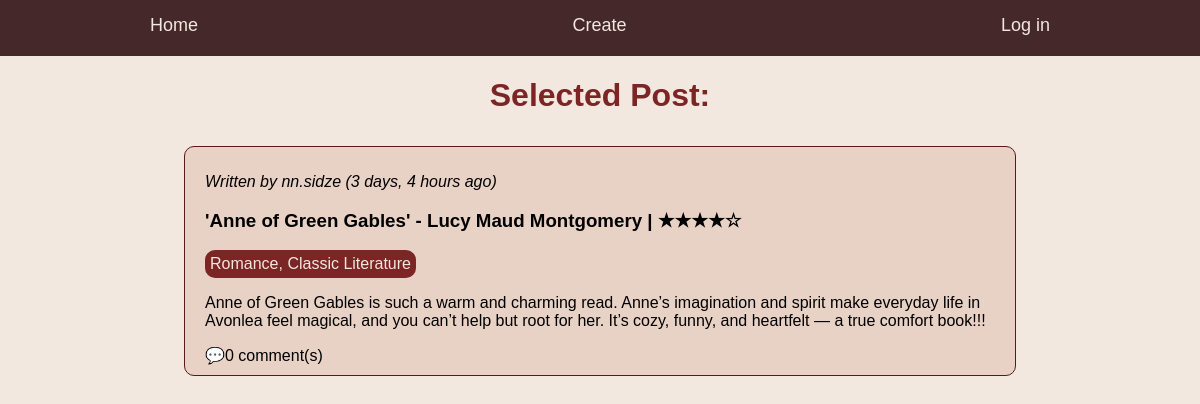
The app's page /review/12/ with its own data.
### books/models.py (models this page shows, shortened)
class Review(models.Model):
    user = models.ForeignKey(User, on_delete = models.CASCADE)
    book = models.ForeignKey(Book, on_delete = models.CASCADE)
    rating = models.IntegerField(
        default = 5,
        validators=[MinValueValidator(1), MaxValueValidator(5)]
    )
    def stars(self):
            return "★" * self.rating + "☆" * (5 - self.rating)
    content = models.TextField()
    created_at = models.DateTimeField(auto_now_add=True)
    class Meta:
        constraints =[
            models.UniqueConstraint(fields=['user', 'book'], name='unique_review_per_user_per_book')
        ]

class Book(models.Model):
    author = models.ForeignKey(Author, on_delete = models.CASCADE)
    title = models.CharField(max_length=200)
    genre = models.ManyToManyField(Genre)

class Author(models.Model):
    name = models.CharField(max_length=30)
    surname = models.CharField(max_length=30)
    def __str__(self):
        return f"{self.name} {self.surname}"

class Genre(models.Model):
    genre_name = models.CharField(max_length=30, unique = True)

### users/models.py (models this page shows)
class User(AbstractUser):
    pass

### books/views.py (the view)
# urls.py: path('review/<int:review_id>/', views.details_page, name ="details"),
def details_page(request,review_id):
    try:
        review = models.Review.objects.get(id=review_id)
    except models.Review.DoesNotExist:
        return redirect("home")
    comments = models.Comment.objects.filter(review_post= review_id)
    context = {
        "review": review,
        "comments": comments,
    }
    return render(request, "details.html", context)

### templates/details.html (shortened to what this page needs)
{% load static %}
<!DOCTYPE html>
<html lang="en">
<head>
    <link rel="stylesheet" href="{% static 'css/style.css' %}">
</head>
<body>
    <div class = "main-container sticky-header">
            <div class = "menu-items">
                <a class="menu-item" href="{% url 'home' %}">Home</a>
                <a class="menu-item" href="{% url 'create' %}">Create</a>
                    {%if request.user.is_authenticated%}
                    <form method = "POST" action="{%url 'logout'%}">
                        {%csrf_token%}
                        <button class = "logout menu-item">Log out</button>
                    </form>
                    {%else%}
                        <a href="{%url 'login'%}" class= "menu-item">Log in</a>
                    {%endif%}
            </div>
    </div>
    <div class = "greeting">
        <h1>Selected Post:</h1>
    </div>
    <div class = "posts-container ">
            <div class = "post-style">
                <p><i>Written by {{review.user.username}} ({{review.created_at|timesince}} ago)</i></p>
                <h3>'{{review.book.title}}' - {{review.book.author}} | {{review.stars}}</h3>
                    <div class = "genres">
                            <div class ="genre">
                                {% for genre in review.book.genre.all %}
                                {{ genre.genre_name }}{% if not forloop.last %}, {% endif %}
                            {% endfor %}
                            </div>
                    </div>
                <p>{{review.content}}</p>
                <span class="comments-count">💬{{review.comments.all|length}} comment(s)</span>
            </div>
    </div>
</body>
</html>

### static/css/style.css (style rules this page uses)
body { font-family:'Gill Sans', 'Gill Sans MT', Calibri, 'Trebuchet MS', sans-serif; background-color: rgb(243, 232, 223); margin: 0; padding:0; }
a { color:black; text-decoration: none; }
.main-container { position: sticky; top:0; z-index: 1000; margin:auto; background-color: rgb(69, 40, 41); }
.menu-items { padding: 15px 150px 20px 150px; display: flex; align-items: center; justify-content: space-between; }
.menu-item { font-size:18px; color: rgb(243, 232, 223); }
.greeting { color:rgb(123, 37, 37); justify-content:center; display:flex; }
.posts-container { width:auto; height:fit-content; display:grid; justify-content: center; }
.post-style { background-color:rgb(232, 209, 197); width:800px; height:fit-content; justify-content:left; padding: 10px 10px 10px 20px ; border-radius: 10px; border: 1px solid rgb(90, 24, 24); margin: 10px 0 10px 0; }
.genre { border: 10px; width:fit-content; height:auto; background-color:rgb(123, 37, 37) ; border-radius: 10px; color:rgb(243, 232, 223); padding:5px; }

### records on screen
Review: user.username "nn.sidze", created_at "3 days, 4 hours", book "Anne of Green Gables", book.author "Lucy Maud Montgomery", stars "★★★★☆", content "Anne of Green Gables is such a warm and charming read. Anne’s imagination and spirit make everyday life in Avonlea feel magical, and you can’t help but root for her. It’s cozy, funny, and heartfelt — a true comfort book!!!", comments.all|length "0"
Genre: genre_name "Romance"
Genre: genre_name "Classic Literature"
